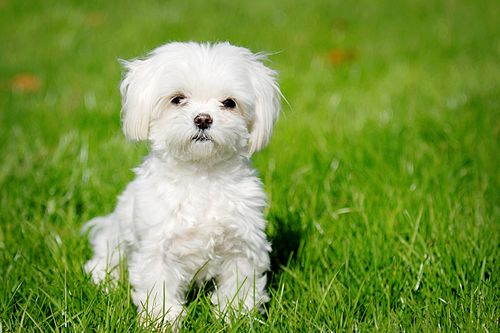
#> input picture Images/maltese.jpg, 500 x 333 px, found by its file name
$ python main.py
#> lines starting #> are read from the running program, lines starting #| are printed output that depends on the picture; after the words box and inside, x2 and y2 are one past the last pixel; in counts of white or black regions, pixels touching at a corner belong together
### HistogramBinarizationOtsu/Otsu.py
import numpy as np


class Otsu:
    def __init__(self, histogram):
        self.histogram = histogram

    def pixels_intensity_probabilities(self, histogram):
        probabilities = np.zeros(256)
        for intensity in range(256):
            probabilities[intensity] = histogram[intensity] / \
                sum(histogram)
        return probabilities

    def sum_group_probabilities(self, pixels_intensity_probabilities):
        sum_group_probs = np.zeros(256)
        sum_group_probs[0] = pixels_intensity_probabilities[0]

        for threshold in range(1, 256):
            sum_group_probs[threshold] = sum_group_probs[threshold - 1] + \
                pixels_intensity_probabilities[threshold]

        return sum_group_probs

    def mean_group_values(self, pixels_intensity_probabilities,
                          sum_group_probabilities):
        mu_1, mu_2 = np.zeros(256), np.zeros(256)

        for threshold in range(256):
            for intensity in range(threshold + 1):
                mu_1[threshold] += (intensity *
                                    pixels_intensity_probabilities[intensity]
                                    ) / sum_group_probabilities[threshold]
            for intensity in range(threshold + 1, 256):
                mu_2[threshold] += (
                    intensity * pixels_intensity_probabilities[intensity]) / (
                        1 - sum_group_probabilities[threshold])

        return mu_1, mu_2

    def equivalent_maximization(self, sum_group_probabilities, mu_1, mu_2):
        equivalent_max_values = np.zeros(256)

        for threshold in range(256):
            equivalent_max_values[threshold] = sum_group_probabilities[threshold] * \
                (1 - sum_group_probabilities[threshold]) * \
                ((mu_1[threshold] - mu_2[threshold]) ** 2)

        return equivalent_max_values

    def otsu(self, histogram=None):
        if histogram is not None:
            self.histogram = histogram

        pixels_intensity_probs = self.pixels_intensity_probabilities(
            self.histogram)
        sum_group_probs = self.sum_group_probabilities(pixels_intensity_probs)
        mu_1, mu_2 = self.mean_group_values(pixels_intensity_probs,
                                            sum_group_probs)
        equivalent_max_values = self.equivalent_maximization(
            sum_group_probs, mu_1, mu_2)

        return np.argmax(equivalent_max_values)

### HistogramBinarizationOtsu/ThresholdSelector.py
class ThresholdSelector(object):
    def __init__(self, subplot):
        self.subplot = subplot
        self.select_line = subplot.axvline(
            color='lightskyblue', label="Threshold selector")  # the vert line

        # text location in axes coords
        self.txt = subplot.text(0.95,
                                0.9,
                                '',
                                transform=subplot.transAxes,
                                color="steelblue")

    # [7 lines left out: function mouse_move, not called in this run]

### HistogramBinarizationOtsu/main.py
import numpy as np
import argparse
import matplotlib
import matplotlib.pyplot as plt
import matplotlib.image as mpimg
import matplotlib.gridspec as gridspec

from Otsu import Otsu
from ThresholdSelector import ThresholdSelector


def rgb2grayscale(image):
    r_coeff = 0.36
    g_coeff = 0.53
    b_coeff = 0.11

    if len(image.shape) > 2:
        return np.dot(image[..., :3],
                      [r_coeff, g_coeff, b_coeff]).round().astype(int)
    else:
        return image


def histogram(image):
    histogram = np.zeros(256)

    for h_pixel in range(image.shape[0]):
        for w_pixel in range(image.shape[1]):
            histogram[image[h_pixel, w_pixel]] += 1
    return histogram


def binarizate(image, threshold):
    binarized_image = image.copy()

    for h_pixel in range(binarized_image.shape[0]):
        for w_pixel in range(binarized_image.shape[1]):
            if binarized_image[h_pixel, w_pixel] >= threshold:
                binarized_image[h_pixel, w_pixel] = 1
            else:
                binarized_image[h_pixel, w_pixel] = 0

    return binarized_image


def add_image_figure(figure, name, location, image):
    fig_image = figure.add_subplot(location)
    fig_image.set_title(name)
    fig_image.imshow(image, cmap=plt.get_cmap('gray'))
    fig_image.axis('off')
    return fig_image


if __name__ == "__main__":
    argparser = argparse.ArgumentParser(
        description='Histogram creator. Image binarizator')
    argparser.add_argument('-i',
                           '--input_image_path',
                           type=str,
                           help="path to input image",
                           default="Images/maltese.jpg")

    args = argparser.parse_args()

    image = mpimg.imread(args.input_image_path)
#> image is the input picture: shape (333, 500, 3); mean R, G, B 120.2, 149.5, 65.6

    gray_image = rgb2grayscale(image)
#> in rgb2grayscale, `return np.dot(image[..., :3], [r_coeff, g_coeff, b_coeff]).round().ast..`:
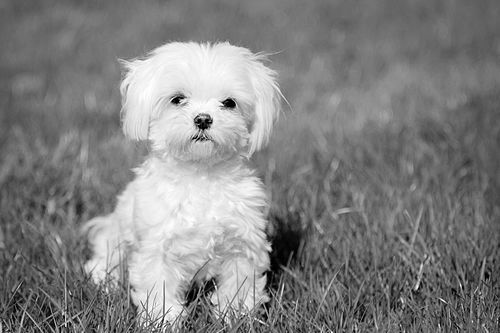
#> returned value: shape (333, 500) int64; min 0, max 255, mean 129.7
    im_histogram = histogram(gray_image)
#> im_histogram = 256 values, max 2890 at index 114, min 6 at index 255, mean 650.4
    otsu = Otsu(im_histogram)
#> in __init__, `self.histogram = histogram`: self.histogram has the same summary as im_histogram outside __init__
    otsu = otsu.otsu()
#> after the loop in pixels_intensity_probabilities, `for intensity in range(256):`: probabilities = 256 values, max 0.0174 at index 114, min 3.6e-05 at index 255, mean 0.00391
#> in otsu, `pixels_intensity_probs = self.pixels_intensity_probabilities( self.his..`: pixels_intensity_probs has the same summary as probabilities in pixels_intensity_probabilities
#> after the loop in sum_group_probabilities, `for threshold in range(1, 256):`: sum_group_probs = 256 values from 6.01e-05 to 1
#> after the loop in mean_group_values, `for threshold in range(256):`: mu_1 = 256 values from 0 to 129.7; mu_2 = 256 values, max 255 at index 254, min 0 at index 255, mean 181
#> in otsu, `mu_1, mu_2 = self.mean_group_values(pixels_intensity_probs, sum_group_..`: mu_1 = 256 values from 0 to 129.7
#> after the loop in equivalent_maximization, `for threshold in range(256):`: equivalent_max_values = 256 values, max 1919.2 at index 159, min 5.61e-12 at index 255, mean 963.2
#> otsu = 159

    matplotlib.rcParams['toolbar'] = 'None'
    figure = plt.figure()
    figure.canvas.set_window_title('Histogram creator. Image binarizator')
    specs = gridspec.GridSpec(ncols=3, nrows=2, figure=figure)

    fig_input_image = add_image_figure(figure, "Original image", specs[0, 0],
                                       gray_image)
    fig_binary_image = add_image_figure(figure, "Binarized image", specs[0, 1],
                                        binarizate(gray_image, 100))
#> after the loop in binarizate, `for h_pixel in range(binarized_image.shape[0]):`:
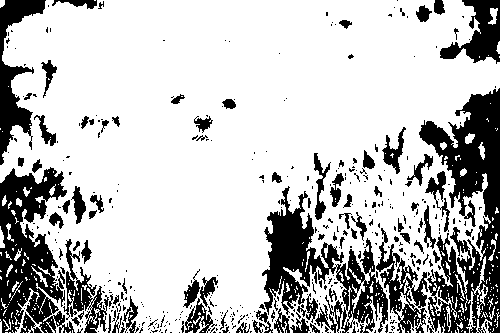
#> binarized_image: shape (333, 500) int64; values 0 (black) and 1 (white), 75.4% white; 422 black regions (334 under 20 px), largest, box (x1, y1, x2, y2) and area: (419, 88, 500, 333) 10124, (0, 167, 75, 333) 6775, (262, 186, 388, 333) 6619
    fig_otsu_image = add_image_figure(figure, "Otsu image", specs[0, 2],
                                      binarizate(gray_image, otsu))
#> call 2 of binarizate, with threshold = 159
#> after the loop in binarizate (call 2), `for h_pixel in range(binarized_image.shape[0]):`:
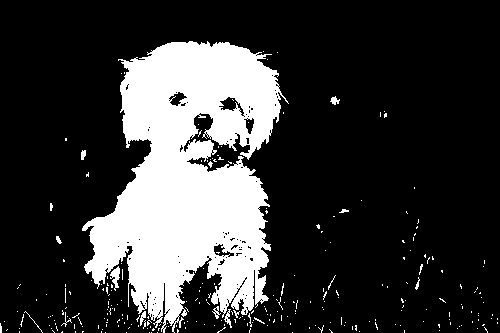
#> binarized_image: shape (333, 500) int64; values 0 (black) and 1 (white), 22% white; 275 white regions (260 under 20 px), largest, box (x1, y1, x2, y2) and area: (82, 41, 289, 333) 35119, (110, 266, 120, 291) 126, (224, 309, 232, 328) 57

    fig_histogram = figure.add_subplot(specs[1, :])
    fig_histogram.set_title("Histogram")
    fig_histogram.set_xlim([0, 255])
    plt.bar(np.arange(256), im_histogram, color="black")

    otsu_line = plt.axvline(x=otsu, color='red', label="Otsu threshold")
    binary_line = plt.axvline(color='deepskyblue',
                              label="Binarization threshold")

    def onclick(event):
        if event.inaxes in [fig_histogram]:
            selected_threshold = int(event.xdata)
            binary_line.set_xdata(selected_threshold)
            fig_binary_image.imshow(binarizate(gray_image, selected_threshold),
                                    plt.get_cmap('gray'))
            plt.draw()

    figure.canvas.mpl_connect('button_press_event', onclick)
    cursor = ThresholdSelector(fig_histogram)
    figure.canvas.mpl_connect('motion_notify_event', cursor.mouse_move)

    plt.legend()
    plt.show()
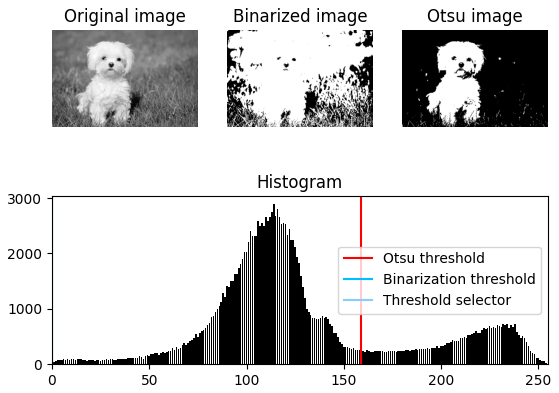
#> figure drawn by matplotlib, 4 panels; panel 4: tallest bar 2890 high, from x = 113.6 to 114.4
